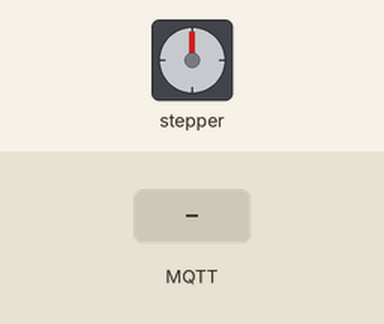
Bench run of a program on a simulated ESP32. On the bench: stepper motor. The test bench sets the inputs (shaded band). WiFi joins after 1.5 s; servers stay silent unless stated; random numbers use the default seed unless the program sets one; no MQTT or app messages arrive unless stated; stepper angles assume 4096 steps per turn; what the program prints to the serial monitor is not drawn.

Above: at 2.7 s.
2.8 s: MQTT message "90" arrives on the first subscribed topic
At 3.43 s:
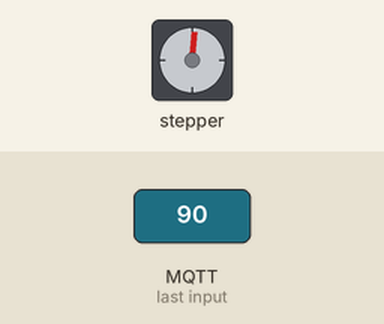
5.8 s: MQTT message "200" arrives on the first subscribed topic
At 8.3 s:
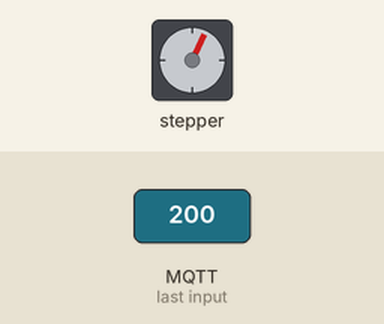
11.8 s: MQTT message "200" arrives on the first subscribed topic
At 14.3 s:
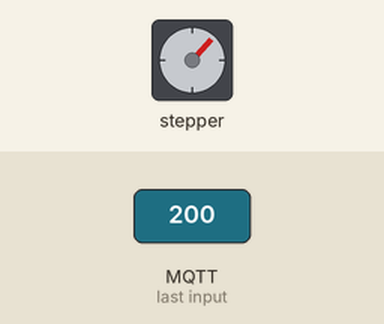
Timing chart, 0 to 15.8 s (numbered marks = the images above; inputs shaded):
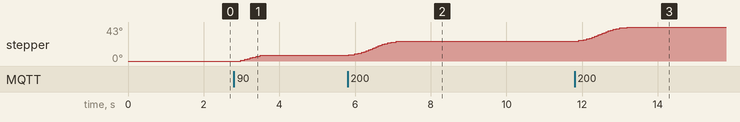

The program:

main.cpp
```cpp
#include <Arduino.h>
#include <WiFi.h>
#include <WiFiClientSecure.h>
#include <PubSubClient.h>
#include <AccelStepper.h>
#include "secrets.h"

// Ορισμός Pins για το ULN2003 Driver
#define IN1 19
#define IN2 18
#define IN3 5
#define IN4 17

// AccelStepper σε λειτουργία 4-wire half-step (Τύπος 8)
// Προσοχή στη σειρά ακολουθίας πηνίων: IN1, IN3, IN2, IN4
AccelStepper stepper(AccelStepper::HALF4WIRE, IN1, IN3, IN2, IN4);

// MQTT Topics
const char* TOPIC_COMMAND = "stepper/command";
const char* TOPIC_STATUS  = "stepper/status";

WiFiClientSecure espClient;
PubSubClient client(espClient);

void connectToWiFi() {
    Serial.print("Connecting to Wi-Fi");
    WiFi.begin(WIFI_SSID, WIFI_PASSWORD);
    while (WiFi.status() != WL_CONNECTED) {
        delay(500);
        Serial.print(".");
    }
    Serial.println("\nWiFi Connected! IP: " + WiFi.localIP().toString());
}

void mqttCallback(char* topic, byte* payload, unsigned int length) {
    String message = "";
    for (unsigned int i = 0; i < length; i++) {
        message += (char)payload[i];
    }
    message.trim();
    Serial.printf("Received on [%s]: %s\n", topic, message.c_str());

    // Αποκωδικοποίηση εντολών
    if (message == "STOP") {
        stepper.stop();
        Serial.println("Action: STOP");
    } else {
        // Αναμένει αριθμό σχετικών βημάτων (π.χ. "512", "-512", "2048")
        long steps = message.toInt();
        if (steps != 0 || message == "0") {
            stepper.move(steps);
            Serial.printf("Action: Moving %ld steps\n", steps);
        } else {
            Serial.println("Action: Unknown command format");
        }
    }
}

void reconnectMQTT() {
    while (!client.connected()) {
        Serial.print("Connecting to EMQX MQTT Broker...");
        String clientId = "ESP32_Stepper_" + String(random(0xffff), HEX);

        if (client.connect(clientId.c_str(), MQTT_USER, MQTT_PASSWORD)) {
            Serial.println(" Connected!");
            client.subscribe(TOPIC_COMMAND);
            client.publish(TOPIC_STATUS, "online");
        } else {
            Serial.printf(" Failed, rc=%d. Retrying in 5 seconds...\n", client.state());
            delay(5000);
        }
    }
}

void setup() {
    Serial.begin(115200);

    // Ρυθμίσεις κινητήρα 28BYJ-48
    stepper.setMaxSpeed(800.0);
    stepper.setAcceleration(400.0);

    // Ρυθμίσεις δικτύου
    connectToWiFi();
    espClient.setInsecure(); // Παράκαμψη αυστηρού ελέγχου CA για απλοποίηση
    client.setServer(MQTT_BROKER, MQTT_PORT);
    client.setCallback(mqttCallback);
}

void loop() {
    if (!client.connected()) {
        reconnectMQTT();
    }
    client.loop();

    // Εκτέλεση κίνησης βημάτων
    stepper.run();

    // Απενεργοποίηση πηνίων όταν το μοτέρ είναι σταματημένο (για να μην καίει ρεύμα/ζεσταίνεται)
    if (stepper.distanceToGo() == 0) {
        digitalWrite(IN1, LOW);
        digitalWrite(IN2, LOW);
        digitalWrite(IN3, LOW);
        digitalWrite(IN4, LOW);
    }
}
```

secrets.example.h
```cpp
#ifndef SECRETS_H
#define SECRETS_H

// Wi-Fi Credentials
const char* WIFI_SSID = "YOUR_WIFI_SSID";
const char* WIFI_PASSWORD = "YOUR_WIFI_PASSWORD";

// MQTT Broker Credentials (HiveMQ)
const char* MQTT_BROKER = "your-cluster-url.hivemq.cloud";
const int   MQTT_PORT = 8883; // Secure TLS port
const char* MQTT_USER = "YOUR_MQTT_USERNAME";
const char* MQTT_PASSWORD = "YOUR_MQTT_PASSWORD";

#endif
```

Measured:
- after the input at 5.8 s, stepper: turns 18° clockwise in 1.3 s, starting at once
- after the input at 11.8 s, stepper: turns 18° clockwise in 1.3 s, starting after 0.10 s
